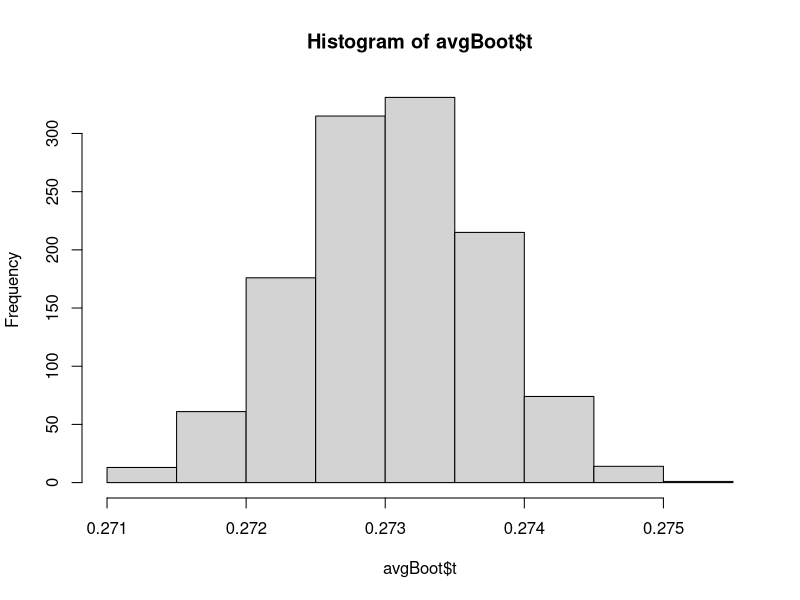

This chart was generated by the following R code:
## Bootstrapping

data(baseball, package='plyr')
head(baseball)
baseball <- baseball[baseball$year >= 1990, ]

bat.avg <- function(data, indices=1:nrow(data))
{
  sum(data$h[indices]) / sum(data$ab[indices])
}
bat.avg(baseball)

library(boot)
avgBoot <- boot(data=baseball, statistic=bat.avg, R=1200, stype='i')
boot.ci(avgBoot, conf=.95, type='norm')
hist(avgBoot$t)
